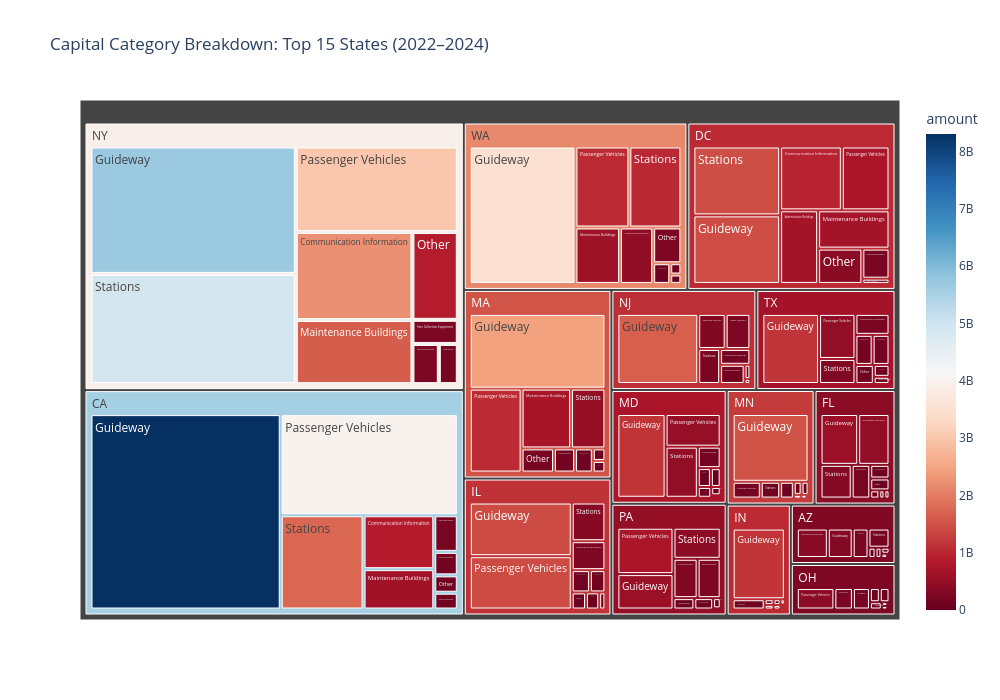

Notebook code for this chart:
### Markdown cell above
## 5. Category Treemap by State (Top 15 States)

### Code cell
expense_cols = ['guideway','stations','administrative_buildings','maintenance_buildings',
                'passenger_vehicles','other_vehicles','fare_collection_equipment',
                'communication_information','other']

# Top 15 states
top15_states = df.groupby('state')['total'].sum().nlargest(15).index.tolist()
state_cats = df[df['state'].isin(top15_states)].groupby('state')[expense_cols].sum().reset_index()
state_cats_melt = state_cats.melt(id_vars='state', var_name='category', value_name='amount')
state_cats_melt['category_label'] = state_cats_melt['category'].str.replace('_',' ').str.title()
state_cats_melt = state_cats_melt[state_cats_melt['amount'] > 0]

fig = px.treemap(
    state_cats_melt, path=['state','category_label'], values='amount',
    color='amount', color_continuous_scale='RdBu',
    title='Capital Category Breakdown: Top 15 States (2022–2024)',
    hover_data={'amount': ':$,.0f'}
)
fig.update_layout(width=1000, height=700)
fig.write_image('../figures/03_state_treemap.png', scale=2)
fig.show()
print('Figure saved: ../figures/03_state_treemap.png')

### Figure 1 — Plotly figure (JSON) as saved in the notebook; plotly's stock layout.template omitted (floating-point values rounded to 4 significant figures; data arrays with more than 128 entries replaced by an {"elided": "..."} marker saying what was removed)
{"data": [{"branchvalues": "total", "customdata": {"elided": "150x1 float values"}, "domain": {"x": [0.0, 1.0], "y": [0.0, 1.0]}, "hovertemplate": "labels=%{label}<br>amount_sum=%{value}<br>parent=%{parent}<br>id=%{id}<br>amount=%{color:$,.0f}<extra></extra>", "ids": {"elided": "150 str values"}, "labels": {"elided": "150 str values"}, "marker": {"coloraxis": "coloraxis", "colors": {"elided": "150 float values"}}, "name": "", "parents": {"elided": "150 str values"}, "type": "treemap", "values": {"elided": "150 float values"}}], "layout": {"coloraxis": {"colorbar": {"title": {"text": "amount"}}, "colorscale": [[0.0, "rgb(103,0,31)"], [0.1, "rgb(178,24,43)"], [0.2, "rgb(214,96,77)"], [0.3, "rgb(244,165,130)"], [0.4, "rgb(253,219,199)"], [0.5, "rgb(247,247,247)"], [0.6, "rgb(209,229,240)"], [0.7, "rgb(146,197,222)"], [0.8, "rgb(67,147,195)"], [0.9, "rgb(33,102,172)"], [1.0, "rgb(5,48,97)"]]}, "height": 700, "legend": {"tracegroupgap": 0}, "title": {"text": "Capital Category Breakdown: Top 15 States (2022–2024)"}, "width": 1000}}
